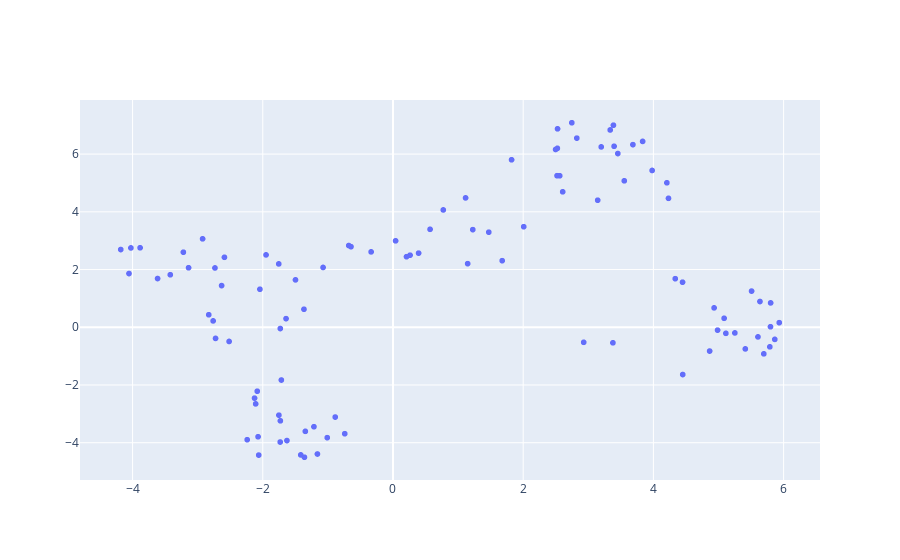

Source (notebook cell):
### Code cell
import plotly.graph_objects as go
import numpy as np

N = 100000
fig = go.Figure(data=go.Scattergl(
    x = x,
    y = y,   
    text=list(graph.nodes),
    mode='markers',
 
))

fig.show()
